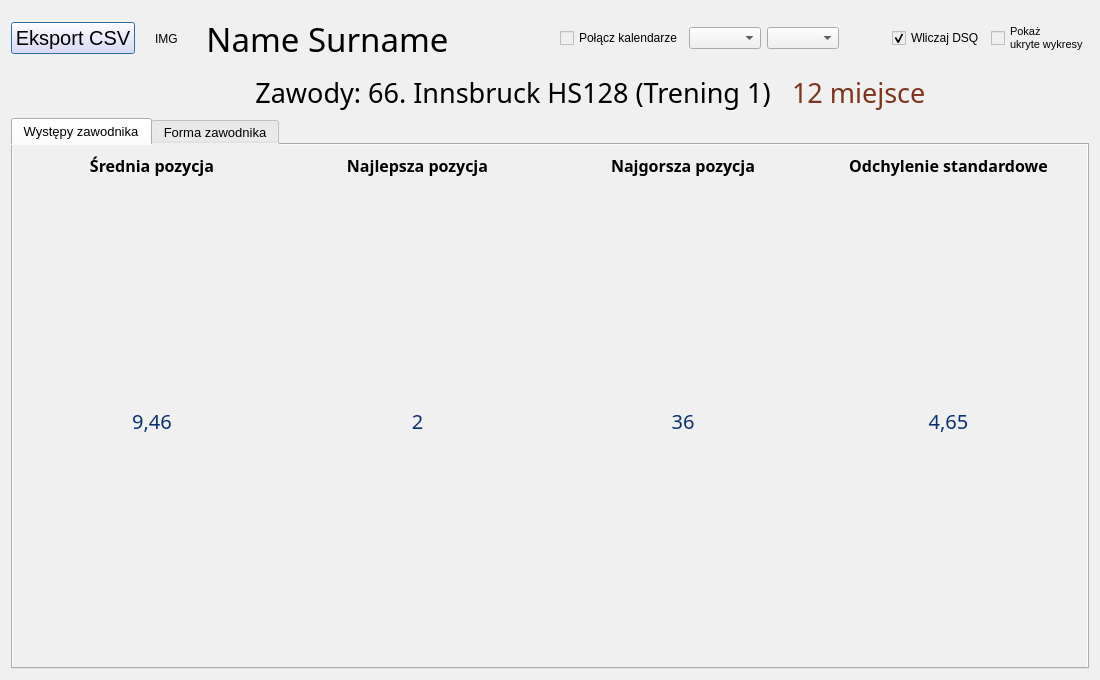
<?xml version="1.0" encoding="UTF-8"?>
<ui version="4.0">
 <class>JumperStatsWindow</class>
 <widget class="QDialog" name="JumperStatsWindow">
  <property name="geometry">
   <rect>
    <x>0</x>
    <y>0</y>
    <width>1100</width>
    <height>680</height>
   </rect>
  </property>
  <property name="acceptDrops">
   <bool>false</bool>
  </property>
  <property name="windowTitle">
   <string>Statystyki zawodnika</string>
  </property>
  <property name="styleSheet">
   <string notr="true">background-color: rgb(240, 240, 240); color: black;</string>
  </property>
  <layout class="QVBoxLayout" name="verticalLayout_2">
   <item>
    <layout class="QHBoxLayout" name="horizontalLayout" stretch="0,0,0,0,0,0,0,0,0,0,0,0,0,0,0,0,0,0,0,0,0">
     <item>
      <widget class="QPushButton" name="pushButton_csvExport">
       <property name="font">
        <font>
         <pointsize>15</pointsize>
        </font>
       </property>
       <property name="styleSheet">
        <string notr="true">background-color: rgb(236, 219, 255);</string>
       </property>
       <property name="text">
        <string>Eksport CSV</string>
       </property>
      </widget>
     </item>
     <item>
      <spacer name="horizontalSpacer_2">
       <property name="orientation">
        <enum>Qt::Horizontal</enum>
       </property>
       <property name="sizeType">
        <enum>QSizePolicy::Maximum</enum>
       </property>
       <property name="sizeHint" stdset="0">
        <size>
         <width>40</width>
         <height>20</height>
        </size>
       </property>
      </spacer>
     </item>
     <item>
      <widget class="QLabel" name="label_img">
       <property name="minimumSize">
        <size>
         <width>45</width>
         <height>55</height>
        </size>
       </property>
       <property name="maximumSize">
        <size>
         <width>45</width>
         <height>55</height>
        </size>
       </property>
       <property name="text">
        <string>IMG</string>
       </property>
      </widget>
     </item>
     <item>
      <widget class="QLabel" name="label_jumperNameAndSurname">
       <property name="sizePolicy">
        <sizepolicy hsizetype="Expanding" vsizetype="Preferred">
         <horstretch>0</horstretch>
         <verstretch>0</verstretch>
        </sizepolicy>
       </property>
       <property name="font">
        <font>
         <family>Quicksand Light</family>
         <pointsize>25</pointsize>
        </font>
       </property>
       <property name="text">
        <string>Name Surname</string>
       </property>
       <property name="alignment">
        <set>Qt::AlignCenter</set>
       </property>
      </widget>
     </item>
     <item>
      <spacer name="horizontalSpacer">
       <property name="orientation">
        <enum>Qt::Horizontal</enum>
       </property>
       <property name="sizeType">
        <enum>QSizePolicy::Maximum</enum>
       </property>
       <property name="sizeHint" stdset="0">
        <size>
         <width>40</width>
         <height>20</height>
        </size>
       </property>
      </spacer>
     </item>
     <item>
      <widget class="QLabel" name="label_jumperFlag">
       <property name="sizePolicy">
        <sizepolicy hsizetype="Maximum" vsizetype="Preferred">
         <horstretch>0</horstretch>
         <verstretch>0</verstretch>
        </sizepolicy>
       </property>
       <property name="minimumSize">
        <size>
         <width>70</width>
         <height>47</height>
        </size>
       </property>
       <property name="maximumSize">
        <size>
         <width>70</width>
         <height>47</height>
        </size>
       </property>
       <property name="font">
        <font>
         <family>Quicksand Light</family>
         <pointsize>15</pointsize>
        </font>
       </property>
       <property name="text">
        <string>&lt;FLAG&gt;</string>
       </property>
       <property name="alignment">
        <set>Qt::AlignCenter</set>
       </property>
      </widget>
     </item>
     <item>
      <spacer name="horizontalSpacer_3">
       <property name="orientation">
        <enum>Qt::Horizontal</enum>
       </property>
       <property name="sizeHint" stdset="0">
        <size>
         <width>40</width>
         <height>20</height>
        </size>
       </property>
      </spacer>
     </item>
     <item>
      <widget class="QCheckBox" name="checkBox_mergeCalendars">
       <property name="text">
        <string>Połącz kalendarze</string>
       </property>
      </widget>
     </item>
     <item>
      <widget class="QComboBox" name="comboBox_calendar"/>
     </item>
     <item>
      <widget class="QComboBox" name="comboBox_hillFilter"/>
     </item>
     <item>
      <spacer name="horizontalSpacer_12">
       <property name="orientation">
        <enum>Qt::Horizontal</enum>
       </property>
       <property name="sizeType">
        <enum>QSizePolicy::Maximum</enum>
       </property>
       <property name="sizeHint" stdset="0">
        <size>
         <width>35</width>
         <height>20</height>
        </size>
       </property>
      </spacer>
     </item>
     <item>
      <layout class="QVBoxLayout" name="verticalLayout_classificationsComboBoxes"/>
     </item>
     <item>
      <spacer name="horizontalSpacer_6">
       <property name="orientation">
        <enum>Qt::Horizontal</enum>
       </property>
       <property name="sizeType">
        <enum>QSizePolicy::Maximum</enum>
       </property>
       <property name="sizeHint" stdset="0">
        <size>
         <width>35</width>
         <height>20</height>
        </size>
       </property>
      </spacer>
     </item>
     <item>
      <layout class="QVBoxLayout" name="verticalLayout_rangeComboBoxes"/>
     </item>
     <item>
      <spacer name="horizontalSpacer_4">
       <property name="orientation">
        <enum>Qt::Horizontal</enum>
       </property>
       <property name="sizeType">
        <enum>QSizePolicy::Maximum</enum>
       </property>
       <property name="sizeHint" stdset="0">
        <size>
         <width>35</width>
         <height>20</height>
        </size>
       </property>
      </spacer>
     </item>
     <item>
      <layout class="QVBoxLayout" name="verticalLayout_hillTypesCheckBoxes"/>
     </item>
     <item>
      <spacer name="horizontalSpacer_11">
       <property name="orientation">
        <enum>Qt::Horizontal</enum>
       </property>
       <property name="sizeType">
        <enum>QSizePolicy::Maximum</enum>
       </property>
       <property name="sizeHint" stdset="0">
        <size>
         <width>35</width>
         <height>20</height>
        </size>
       </property>
      </spacer>
     </item>
     <item>
      <layout class="QVBoxLayout" name="verticalLayout_serieTypesCheckBoxes"/>
     </item>
     <item>
      <spacer name="horizontalSpacer_5">
       <property name="orientation">
        <enum>Qt::Horizontal</enum>
       </property>
       <property name="sizeType">
        <enum>QSizePolicy::Maximum</enum>
       </property>
       <property name="sizeHint" stdset="0">
        <size>
         <width>35</width>
         <height>20</height>
        </size>
       </property>
      </spacer>
     </item>
     <item>
      <widget class="QCheckBox" name="checkBox_withDSQ">
       <property name="text">
        <string>Wliczaj DSQ</string>
       </property>
       <property name="checked">
        <bool>true</bool>
       </property>
      </widget>
     </item>
     <item>
      <widget class="QCheckBox" name="checkBox">
       <property name="font">
        <font>
         <pointsize>8</pointsize>
        </font>
       </property>
       <property name="text">
        <string>Pokaż
ukryte wykresy</string>
       </property>
       <property name="checked">
        <bool>false</bool>
       </property>
      </widget>
     </item>
    </layout>
   </item>
   <item>
    <layout class="QHBoxLayout" name="horizontalLayout_3">
     <item>
      <spacer name="horizontalSpacer_7">
       <property name="orientation">
        <enum>Qt::Horizontal</enum>
       </property>
       <property name="sizeHint" stdset="0">
        <size>
         <width>40</width>
         <height>20</height>
        </size>
       </property>
      </spacer>
     </item>
     <item>
      <widget class="QLabel" name="label_hillFlag">
       <property name="minimumSize">
        <size>
         <width>60</width>
         <height>40</height>
        </size>
       </property>
       <property name="maximumSize">
        <size>
         <width>60</width>
         <height>40</height>
        </size>
       </property>
       <property name="text">
        <string>&lt;FLAG&gt;</string>
       </property>
      </widget>
     </item>
     <item>
      <spacer name="horizontalSpacer_9">
       <property name="orientation">
        <enum>Qt::Horizontal</enum>
       </property>
       <property name="sizeType">
        <enum>QSizePolicy::Maximum</enum>
       </property>
       <property name="sizeHint" stdset="0">
        <size>
         <width>15</width>
         <height>20</height>
        </size>
       </property>
      </spacer>
     </item>
     <item>
      <widget class="QLabel" name="label_chartCompetition">
       <property name="font">
        <font>
         <family>Quicksand Medium</family>
         <pointsize>20</pointsize>
         <bold>false</bold>
        </font>
       </property>
       <property name="text">
        <string>Zawody: 66. Innsbruck HS128 (Trening 1)</string>
       </property>
       <property name="alignment">
        <set>Qt::AlignCenter</set>
       </property>
      </widget>
     </item>
     <item>
      <spacer name="horizontalSpacer_10">
       <property name="orientation">
        <enum>Qt::Horizontal</enum>
       </property>
       <property name="sizeType">
        <enum>QSizePolicy::Maximum</enum>
       </property>
       <property name="sizeHint" stdset="0">
        <size>
         <width>15</width>
         <height>20</height>
        </size>
       </property>
      </spacer>
     </item>
     <item>
      <widget class="QLabel" name="label_chartStat">
       <property name="font">
        <font>
         <family>Quicksand</family>
         <pointsize>20</pointsize>
        </font>
       </property>
       <property name="styleSheet">
        <string notr="true">color: rgb(124, 52, 28);</string>
       </property>
       <property name="text">
        <string>12 miejsce</string>
       </property>
      </widget>
     </item>
     <item>
      <spacer name="horizontalSpacer_8">
       <property name="orientation">
        <enum>Qt::Horizontal</enum>
       </property>
       <property name="sizeHint" stdset="0">
        <size>
         <width>40</width>
         <height>20</height>
        </size>
       </property>
      </spacer>
     </item>
    </layout>
   </item>
   <item>
    <widget class="QTabWidget" name="tabWidget">
     <property name="font">
      <font>
       <family>Segoe UI</family>
       <pointsize>10</pointsize>
      </font>
     </property>
     <property name="currentIndex">
      <number>0</number>
     </property>
     <widget class="QWidget" name="tab_apperances">
      <attribute name="title">
       <string>Występy zawodnika</string>
      </attribute>
      <layout class="QVBoxLayout" name="verticalLayout" stretch="1,0">
       <item>
        <layout class="QVBoxLayout" name="verticalLayout_jumperApperancesChart"/>
       </item>
       <item>
        <layout class="QHBoxLayout" name="horizontalLayout_2">
         <item>
          <layout class="QVBoxLayout" name="verticalLayout_3">
           <item>
            <widget class="QLabel" name="label_3">
             <property name="sizePolicy">
              <sizepolicy hsizetype="Preferred" vsizetype="Maximum">
               <horstretch>0</horstretch>
               <verstretch>0</verstretch>
              </sizepolicy>
             </property>
             <property name="font">
              <font>
               <family>Quicksand SemiBold</family>
               <pointsize>12</pointsize>
               <bold>true</bold>
              </font>
             </property>
             <property name="text">
              <string>Średnia pozycja</string>
             </property>
             <property name="alignment">
              <set>Qt::AlignHCenter|Qt::AlignTop</set>
             </property>
             <property name="wordWrap">
              <bool>false</bool>
             </property>
            </widget>
           </item>
           <item>
            <widget class="QLabel" name="label_averagePos">
             <property name="font">
              <font>
               <family>Quicksand</family>
               <pointsize>15</pointsize>
              </font>
             </property>
             <property name="styleSheet">
              <string notr="true">color: rgb(11, 49, 112)</string>
             </property>
             <property name="text">
              <string>9,46</string>
             </property>
             <property name="alignment">
              <set>Qt::AlignCenter</set>
             </property>
            </widget>
           </item>
          </layout>
         </item>
         <item>
          <layout class="QVBoxLayout" name="verticalLayout_4">
           <item>
            <widget class="QLabel" name="label_5">
             <property name="sizePolicy">
              <sizepolicy hsizetype="Preferred" vsizetype="Maximum">
               <horstretch>0</horstretch>
               <verstretch>0</verstretch>
              </sizepolicy>
             </property>
             <property name="font">
              <font>
               <family>Quicksand SemiBold</family>
               <pointsize>12</pointsize>
               <bold>true</bold>
              </font>
             </property>
             <property name="text">
              <string>Najlepsza pozycja</string>
             </property>
             <property name="alignment">
              <set>Qt::AlignHCenter|Qt::AlignTop</set>
             </property>
             <property name="wordWrap">
              <bool>false</bool>
             </property>
            </widget>
           </item>
           <item>
            <widget class="QLabel" name="label_bestPos">
             <property name="font">
              <font>
               <family>Quicksand</family>
               <pointsize>15</pointsize>
              </font>
             </property>
             <property name="styleSheet">
              <string notr="true">color: rgb(11, 49, 112)</string>
             </property>
             <property name="text">
              <string>2</string>
             </property>
             <property name="alignment">
              <set>Qt::AlignCenter</set>
             </property>
            </widget>
           </item>
          </layout>
         </item>
         <item>
          <layout class="QVBoxLayout" name="verticalLayout_5">
           <item>
            <widget class="QLabel" name="label_7">
             <property name="sizePolicy">
              <sizepolicy hsizetype="Preferred" vsizetype="Maximum">
               <horstretch>0</horstretch>
               <verstretch>0</verstretch>
              </sizepolicy>
             </property>
             <property name="font">
              <font>
               <family>Quicksand SemiBold</family>
               <pointsize>12</pointsize>
               <bold>true</bold>
              </font>
             </property>
             <property name="text">
              <string>Najgorsza pozycja</string>
             </property>
             <property name="alignment">
              <set>Qt::AlignHCenter|Qt::AlignTop</set>
             </property>
             <property name="wordWrap">
              <bool>false</bool>
             </property>
            </widget>
           </item>
           <item>
            <widget class="QLabel" name="label_worstPos">
             <property name="font">
              <font>
               <family>Quicksand</family>
               <pointsize>15</pointsize>
              </font>
             </property>
             <property name="styleSheet">
              <string notr="true">color: rgb(11, 49, 112)</string>
             </property>
             <property name="text">
              <string>36</string>
             </property>
             <property name="alignment">
              <set>Qt::AlignCenter</set>
             </property>
            </widget>
           </item>
          </layout>
         </item>
         <item>
          <layout class="QVBoxLayout" name="verticalLayout_6">
           <item>
            <widget class="QLabel" name="label_9">
             <property name="sizePolicy">
              <sizepolicy hsizetype="Preferred" vsizetype="Maximum">
               <horstretch>0</horstretch>
               <verstretch>0</verstretch>
              </sizepolicy>
             </property>
             <property name="font">
              <font>
               <family>Quicksand SemiBold</family>
               <pointsize>12</pointsize>
               <bold>true</bold>
              </font>
             </property>
             <property name="text">
              <string>Odchylenie standardowe</string>
             </property>
             <property name="alignment">
              <set>Qt::AlignHCenter|Qt::AlignTop</set>
             </property>
             <property name="wordWrap">
              <bool>false</bool>
             </property>
            </widget>
           </item>
           <item>
            <widget class="QLabel" name="label_standardDeviation">
             <property name="font">
              <font>
               <family>Quicksand</family>
               <pointsize>15</pointsize>
              </font>
             </property>
             <property name="styleSheet">
              <string notr="true">color: rgb(11, 49, 112)</string>
             </property>
             <property name="text">
              <string>4,65</string>
             </property>
             <property name="alignment">
              <set>Qt::AlignCenter</set>
             </property>
            </widget>
           </item>
          </layout>
         </item>
        </layout>
       </item>
      </layout>
     </widget>
     <widget class="QWidget" name="tab_form">
      <attribute name="title">
       <string>Forma zawodnika</string>
      </attribute>
      <layout class="QVBoxLayout" name="verticalLayout_11">
       <item>
        <widget class="QScrollArea" name="scrollArea">
         <property name="widgetResizable">
          <bool>true</bool>
         </property>
         <widget class="QWidget" name="scrollAreaWidgetContents">
          <property name="geometry">
           <rect>
            <x>0</x>
            <y>0</y>
            <width>98</width>
            <height>28</height>
           </rect>
          </property>
          <layout class="QVBoxLayout" name="verticalLayout_7">
           <property name="spacing">
            <number>4</number>
           </property>
           <property name="leftMargin">
            <number>5</number>
           </property>
           <property name="topMargin">
            <number>5</number>
           </property>
           <property name="rightMargin">
            <number>5</number>
           </property>
           <property name="bottomMargin">
            <number>5</number>
           </property>
           <item>
            <layout class="QVBoxLayout" name="verticalLayout_charts">
             <property name="spacing">
              <number>6</number>
             </property>
             <item>
              <layout class="QVBoxLayout" name="verticalLayout_judgesPointsChart"/>
             </item>
             <item>
              <layout class="QVBoxLayout" name="verticalLayout_formChart"/>
             </item>
            </layout>
           </item>
          </layout>
         </widget>
        </widget>
       </item>
      </layout>
     </widget>
    </widget>
   </item>
  </layout>
 </widget>
 <resources/>
 <connections/>
</ui>
